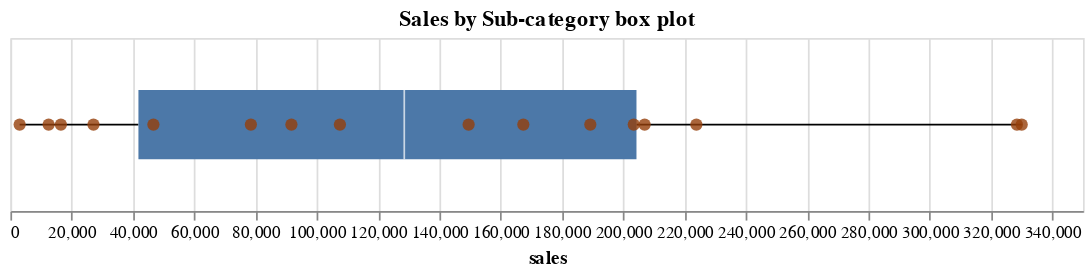

Notebook cell for this chart:
### Markdown cell above
Plotting the box plot, we can see that now the median is between the two middle points.

### Code cell
points = (alt
          .Chart(df_subcategory_without_bookcases)
          .mark_point(size = 50, filled=True, opacity=0.8, color = '#953f0a')
          .encode(
              x = alt.X('sales:Q'),
              tooltip = ['Sub-Category:N', 'sales:Q']                        
          )
         )

box = (alt
       .Chart(df_subcategory_without_bookcases)
       .mark_boxplot(size = 40)
       .encode(
           x = alt.X('sales:Q')
       )
      )
       

chart = (box + points).properties(
    title = 'Sales by Sub-category box plot',
    width = 620,
    height = 100
)

chart

### Figure 1 — Vega-Lite specification as saved in the notebook (floating-point values rounded to 4 significant figures)
{"config": {"view": {"continuousWidth": 300, "continuousHeight": 300}}, "layer": [{"mark": {"type": "boxplot", "size": 40}, "encoding": {"x": {"field": "sales", "type": "quantitative"}}}, {"mark": {"type": "point", "color": "#953f0a", "filled": true, "opacity": 0.8, "size": 50}, "encoding": {"tooltip": [{"field": "Sub-Category", "type": "nominal"}, {"field": "sales", "type": "quantitative"}], "x": {"field": "sales", "type": "quantitative"}}}], "data": {"name": "data-8d5be7d9a55cf084c6067a4e4960c376"}, "height": 100, "title": "Sales by Sub-category box plot", "width": 620, "$schema": "https://vega.github.io/schema/vega-lite/v5.20.1.json", "datasets": {"data-8d5be7d9a55cf084c6067a4e4960c376": [{"Sub-Category": "Fasteners", "sales": 3024.0}, {"Sub-Category": "Labels", "sales": 12490.0}, {"Sub-Category": "Envelopes", "sales": 16480.0}, {"Sub-Category": "Art", "sales": 27120.0}, {"Sub-Category": "Supplies", "sales": 46670.0}, {"Sub-Category": "Paper", "sales": 78480.0}, {"Sub-Category": "Furnishings", "sales": 91710.0}, {"Sub-Category": "Appliances", "sales": 107500.0}, {"Sub-Category": "Copiers", "sales": 149500.0}, {"Sub-Category": "Accessories", "sales": 167400.0}, {"Sub-Category": "Machines", "sales": 189200.0}, {"Sub-Category": "Binders", "sales": 203400.0}, {"Sub-Category": "Tables", "sales": 207000.0}, {"Sub-Category": "Storage", "sales": 223800.0}, {"Sub-Category": "Chairs", "sales": 328400.0}, {"Sub-Category": "Phones", "sales": 330000.0}]}}
